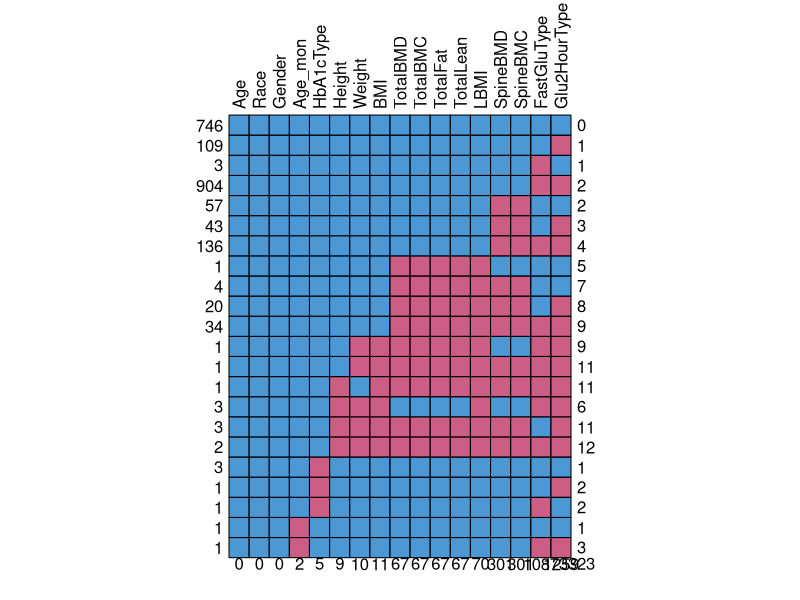
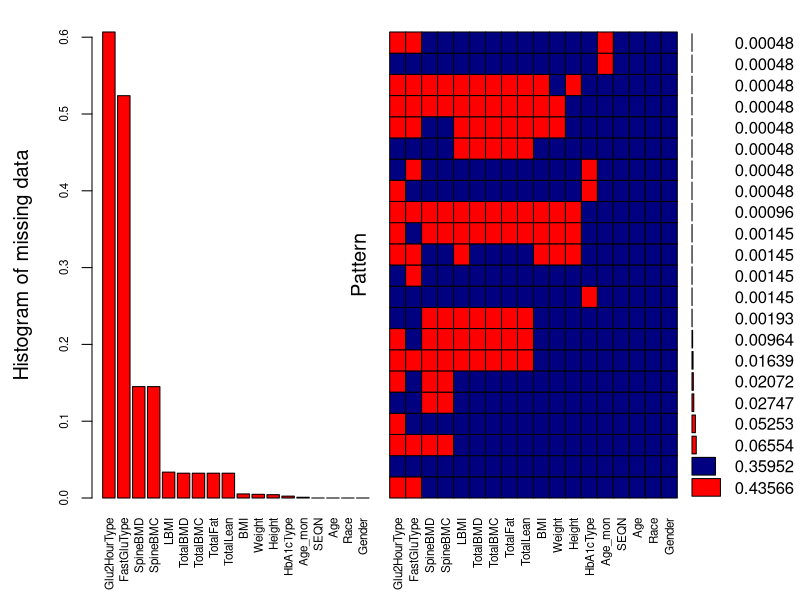
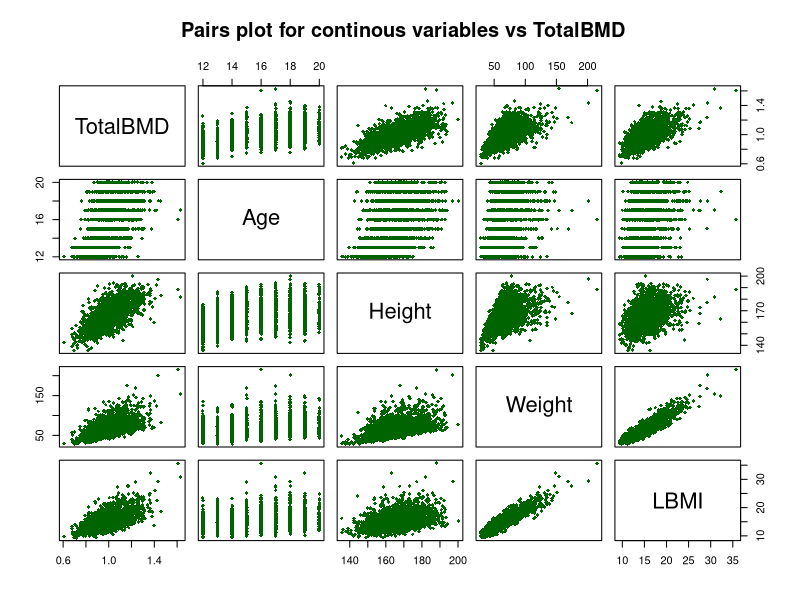
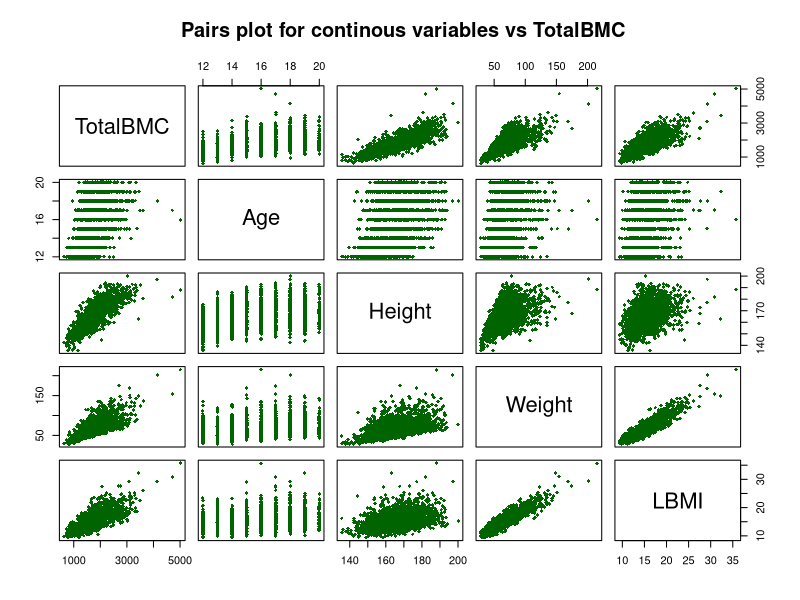
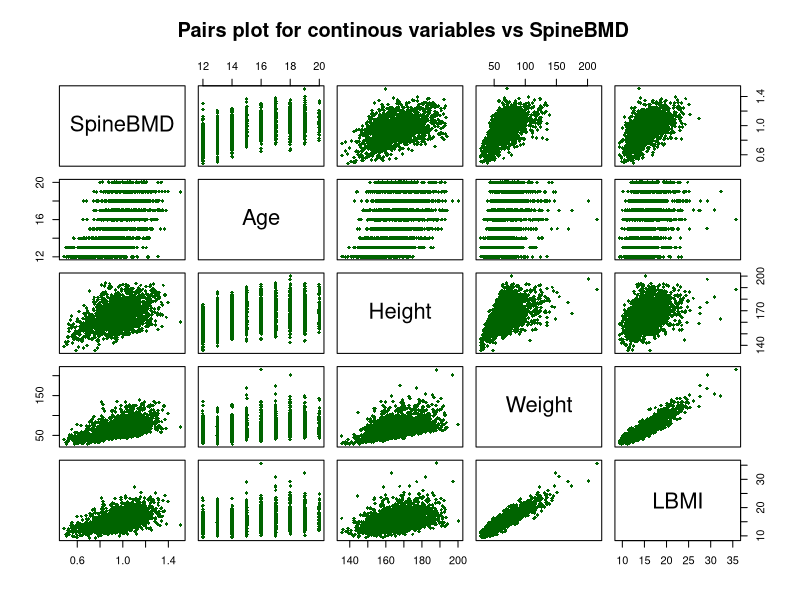
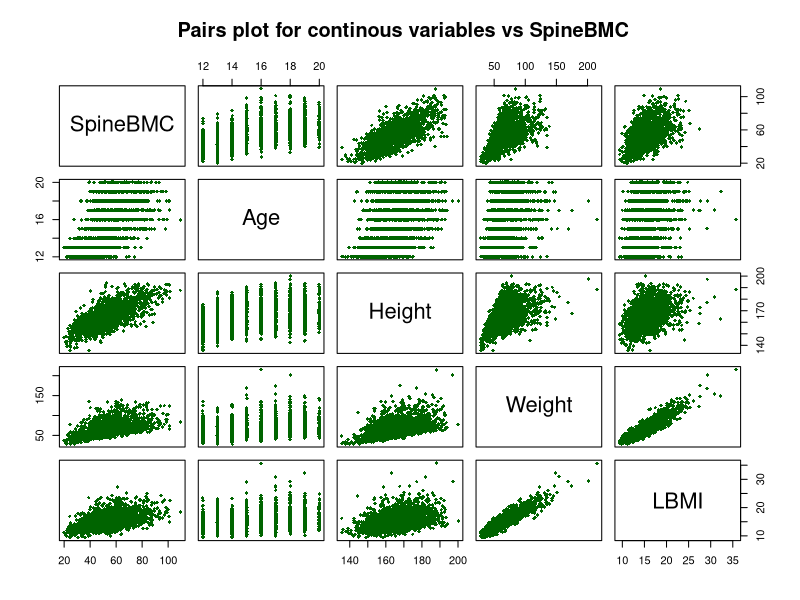
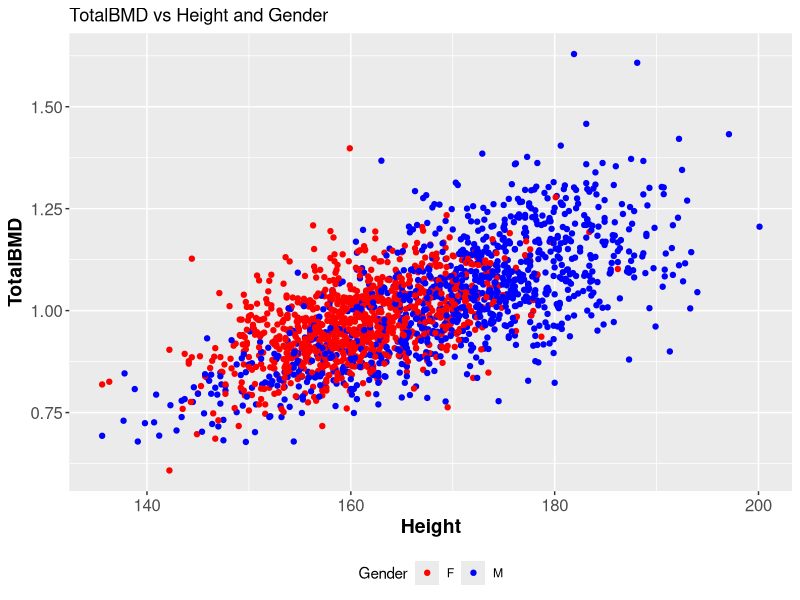
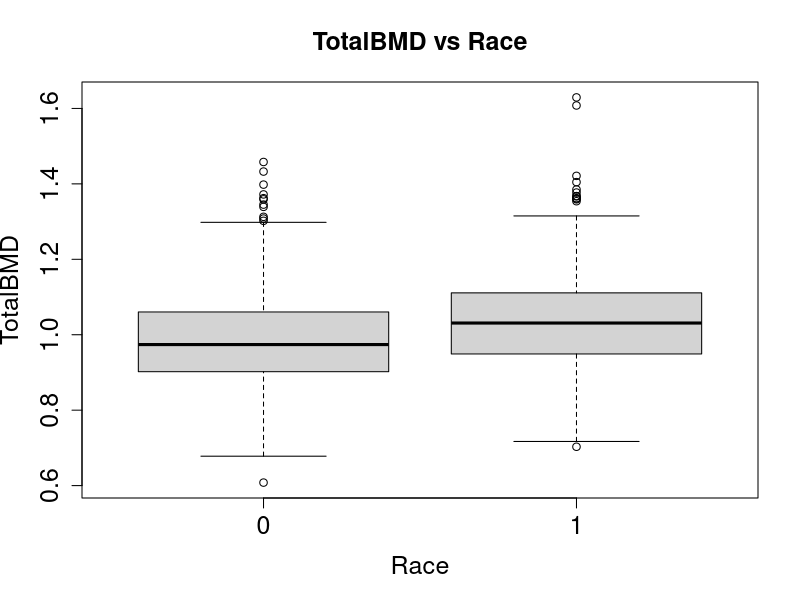

Recreate these plots in R, in order.
library(tidyverse)
library(readxl)
library(car)
library(mice)
library(VIM)

#######################################################################
#                                                                     #
#                              Load data                              #
#                                                                     #
#######################################################################
data <- read_excel("BoneDensity.xls", col_names = TRUE, na = c("","NA"))

# slicing age
df <- data [data$Age >= 12 & data$Age <= 20, ]
df

#######################################################################
#                                                                     #
#                        Exploratory Data Analysis                    #
#                                                                     #
#######################################################################

#############################################
#                                           #
#                Data Summary               #
#                                           #
#############################################

# Continuous:
summary(df[, c(2,6, 7, 15, 9, 10, 13,14)])
sd(df$Age,na.rm = TRUE)
sd(df$Height,na.rm = TRUE)
sd(df$Weight,na.rm = TRUE)
sd(df$LBMI,na.rm = TRUE)
sd(df$TotalBMD,na.rm = TRUE)
sd(df$TotalBMC,na.rm = TRUE)
sd(df$SpineBMD,na.rm = TRUE)
sd(df$SpineBMC,na.rm = TRUE)

#Categorical
table(df$Race)
table(df$Gender)
table(df$FastGluType)
table(df$Glu2HourType)
table(df$HbA1cType)

#############################################
#                                           #
#     Data Cleaning and Preprocessing       #
#                                           #
#############################################

# Missing data 
pMiss <- function(x){sum(is.na(x))/length(x)*100}
apply(df,2,pMiss)  # missing %
md.pattern(df[,-1],rotate.names=TRUE) 
aggr(df, col=c('navyblue','red'), numbers=TRUE, sortVars=TRUE, 
     labels=names(df), cex.axis = 0.7, gap = 0.5, ylab = c("Histogram of missing data","Pattern"))


# Combining Three Pre-diabetes Test Results into One
dim (df[is.na(df$FastGluType)&is.na(df$Glu2HourType)&is.na(df$HbA1cType), ])[1] 
# no rows missing all three tests

df$FastGluType[is.na(df$FastGluType)] <- "miss"
df$Glu2HourType[is.na(df$Glu2HourType)] <- "miss"
df$HbA1cType[is.na(df$HbA1cType)] <- "miss"

test <- df$FastGluType == "Pre-diabetes"|df$Glu2HourType == "Pre-diabetes"|df$HbA1cType == "Pre-diabetes"
Prediabetes <- replace(test, test == TRUE,"Pre-diabetes")
Prediabetes2 <- replace(Prediabetes, Prediabetes == FALSE,"Healthy")

# Created Pre_diabetes column
df2 <- mutate(df, Pre_diabetes = Prediabetes2)
table(df2[, 19])
df2[,c(1, 9, 10,13,14)]

# X data
df2_x <- df2[, - c(1, 9, 10,13,14)]
df2_x

# Impute missing data using MICE pmm
tempData <- mice(df2_x, m=5, maxit=50, meth='pmm', seed=500)
summary(tempData) 
completedData <- complete(tempData, 1)
df3 <- as_tibble(cbind(completedData, df2[, c(1, 9, 10,13,14)]))

#############################################
#                                           #
#              Data Visualization           #
#                                           #
#############################################
TotalBMD <- df3$TotalBMD
TotalBMC <- df3$TotalBMC
SpineBMD <- df3$SpineBMD
SpineBMC <- df3$SpineBMC

Age <- df3$Age;
Height <- df3$Height
Weight <- df3$Weight
LBMI <- df3$LBMI
Race <- df3$Race
Gender <- df3$Gender
Pre_diabetes<-df3$Pre_diabetes

# Matrix Plots
x <- cbind(TotalBMD, Age, Height, Weight, LBMI) 
pairs(x, cex = 0.8, col = "darkgreen", pch = 18, 
      main = " Pairs plot for continous variables vs TotalBMD")

x2 <- cbind(TotalBMC, Age, Height, Weight, LBMI) 
pairs(x2, cex = 0.8, col = "darkgreen", pch = 18, 
      main = " Pairs plot for continous variables vs TotalBMC")

x3 <- cbind(SpineBMD, Age, Height, Weight, LBMI) 
pairs(x3, cex = 0.8, col = "darkgreen", pch = 18, 
      main = " Pairs plot for continous variables vs SpineBMD")

x4 <- cbind(SpineBMC, Age, Height, Weight, LBMI) 
pairs(x4, cex = 0.8, col = "darkgreen", pch = 18, 
      main = " Pairs plot for continous variables vs SpineBMC")

# Plot with TotalBMD, Height and Gender
df3$Gender <- factor(df3$Gender)   

sp <- ggplot(data=df3) +
  geom_point(aes(x = Height, y = TotalBMD, group = 1,color = Gender)) +
  ylab("TotalBMD") + xlab("Height") + ggtitle("TotalBMD vs Height and Gender")

sp + scale_color_manual(values = c("red", "blue")) +
  theme(axis.text = element_text(size = 12),
        axis.title = element_text(size = 14,face = "bold"), 
        legend.position = "bottom") 

# Boxplots for TotalBMD vs Race, Gender, and Pre_diabetes
plot(TotalBMD ~ factor(Race), ylab="TotalBMD", xlab="Race",
     cex.axis=1.5, cex.lab=1.5, cex.main=1.5, main="TotalBMD vs Race")
plot(TotalBMD ~ factor(Gender), ylab="TotalBMD", xlab="Gender",
     cex.axis=1.5, cex.lab=1.5, cex.main=1.5, main="TotalBMD vs Gender")
plot(TotalBMD ~ factor(Pre_diabetes), ylab="TotalBMD", xlab="Pre_diabetes",
     cex.axis=1.5, cex.lab=1.5, cex.main=1.5, main="TotalBMD vs Pre_diabetes")

#######################################################################
#                                                                     #
#                       Model Building - TotalBMD                     #
#                                                                     #
#######################################################################

# initial model with demographic variables
df3$Race <- factor(df3$Race)
g11 <- lm (TotalBMD ~ Age + Race + Gender, data = df3)
summary(g11)
anova(g11)
vif(g11)

# Add more predictors
g12 <- lm (TotalBMD ~ Age + Race + Gender + Height, data = df3)
summary(g12)
anova(g12)
vif(g12)

g13 <- lm (TotalBMD ~ Age + Race + Gender + Height + LBMI, data = df3)
summary(g13)
anova(g13)
vif(g13)

# Final model
g14 <- lm (TotalBMD ~ Age + Race + Gender + Height + LBMI + Pre_diabetes, data = df3)
summary(g14)  
anova(g14)
vif(g14) 

# 95% Confidence Interval for Estimates
confint(g14)

# Residual Plots
plot(g14, 1:2)

g15 <- lm (TotalBMD ~ Age + Race + Gender + Height + LBMI + Pre_diabetes + Weight, data = df3)
summary(g15)
anova(g15)
# LBMI and Weight highly correlated
vif(g15) 

g16 <- lm (TotalBMD ~ Age + Race + Gender + Height + Pre_diabetes + Weight, data = df3)
summary(g16)
anova(g16)
vif(g16) 

#######################################################################
#                                                                     #
#                       Model Building - TotalBMC                     #
#                                                                     #
#######################################################################

# initial model with demographic variables
g21 <- lm (TotalBMC ~ Age + Race + Gender, data = df3)
summary(g21)
anova(g21)
vif(g21)

# Add more predictors
g22 <- lm (TotalBMC ~ Age + Race + Gender + Height, data = df3)
summary(g22)
anova(g22)
vif(g22)

g23 <- lm (TotalBMC ~ Age + Race + Gender + Height + LBMI, data = df3)
summary(g23)
anova(g23)
vif(g23)

# Final model
g24 <- lm (TotalBMC ~ Age + Race + Gender + Height + LBMI + Pre_diabetes, data = df3)
summary(g24)
anova(g24)
vif(g24)
# CI for Estimates
confint(g24)

# Residual Plots
plot(g24, 1:2)

g25 <- lm (TotalBMC ~ Age + Race + Gender + Height + LBMI + Pre_diabetes + Weight, data = df3)
summary(g25)
anova(g25)
vif(g25)

g26 <- lm (TotalBMC ~ Age + Race + Gender + Height + Pre_diabetes + Weight, data = df3)
summary(g26)
anova(g26)
vif(g26)

#######################################################################
#                                                                     #
#                       Model Building - SpineBMD                     #
#                                                                     #
#######################################################################

# initial model with demographic variables
g31 <- lm (SpineBMD ~ Age + Race + Gender, data = df3)
summary(g31)
anova(g31)
vif(g31)

g32 <- lm (SpineBMD ~ Age + Race + Gender + Height, data = df3)
summary(g32)
anova(g32)
vif(g32)

g33 <- lm (SpineBMD ~ Age + Race + Gender + Height + LBMI, data = df3)
summary(g33)
anova(g33)
vif(g33)

# Final model
g34 <- lm (SpineBMD ~ Age + Race + Gender + Height + LBMI + Pre_diabetes, data = df3)
summary(g34)
anova(g34)
vif(g34)

# Confidence Interval for Estimates
confint(g34)

# Residual Plots
plot(g34, 1:2)

g35 <- lm (SpineBMD ~ Age + Race + Gender + Height + LBMI + Pre_diabetes + Weight, data = df3)
summary(g35)
anova(g35)
# LBMI and Weight highly correlated
vif(g35)

g36 <- lm (SpineBMD ~ Age + Race + Gender + Height + Pre_diabetes + Weight, data = df3)
summary(g36)
anova(g36)
vif(g36)

#######################################################################
#                                                                     #
#                       Model Building - SpineBMC                     #
#                                                                     #
#######################################################################

# initial model with demographic variables
g41 <- lm (SpineBMC ~ Age + Race + Gender, data = df3)
summary(g41)
anova(g41)
vif(g41)

g42 <- lm (SpineBMC ~ Age + Race + Gender + Height, data = df3)
summary(g42)
anova(g42)
vif(g42)

g43 <- lm (SpineBMC ~ Age + Race + Gender + Height + LBMI, data = df3)
summary(g43)
anova(g43)
vif(g43)

g44 <- lm (SpineBMC ~ Age + Race + Gender + Height + LBMI + Pre_diabetes, data = df3)
summary(g44)
Anova(g44, type = 3)
vif(g44)

# LBMI and Weight highly correlated
g45 <- lm (SpineBMC ~ Age + Race + Gender + Height + LBMI + Pre_diabetes + Weight, data = df3)
summary(g45)
anova(g45)
vif(g45)

g46 <- lm (SpineBMC ~ Age + Race + Gender + Height + Pre_diabetes + Weight, data = df3)
summary(g46)
anova(g46)
vif(g46)

# From g44: Race not significant, remove Race, final model
g47 <- lm (SpineBMC ~ Age + Gender + Height + LBMI + Pre_diabetes, data = df3)
summary(g47)
Anova(g47, type = 3)
vif(g47)

# CI for Estimates
confint(g47)

# Residual Plots
plot(g47, 1:2)
